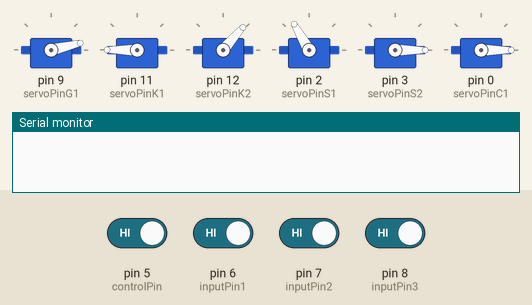
This sketch was run on a simulated Arduino Uno, built with avr-gcc and run on an emulated ATmega328P. On the bench: 6 × servo, the last lines printed to the serial monitor. The test bench sets the inputs (shaded band); at power-on: pin 5 (controlPin), pin 6 (inputPin1), pin 7 (inputPin2), pin 8 (inputPin3) HIGH.

Above: at 1.2 s.
1.3 s: pin 5 (controlPin) driven LOW
At 2.5 s:
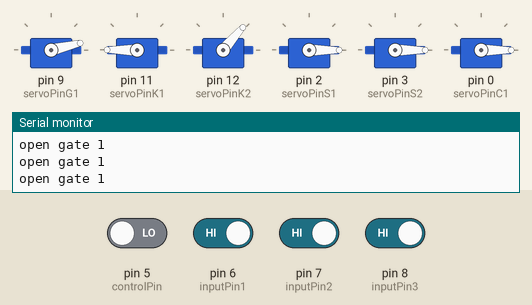
3.2 s: pin 8 (inputPin3) driven LOW
At 5.1 s:
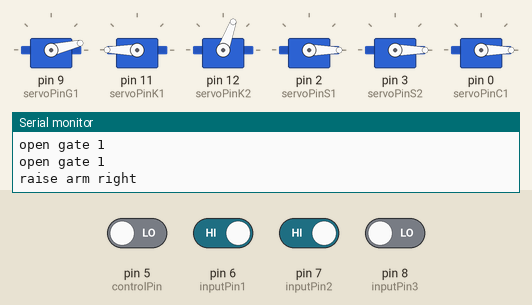
6.2 s: pin 6 (inputPin1) driven LOW
At 9.1 s:
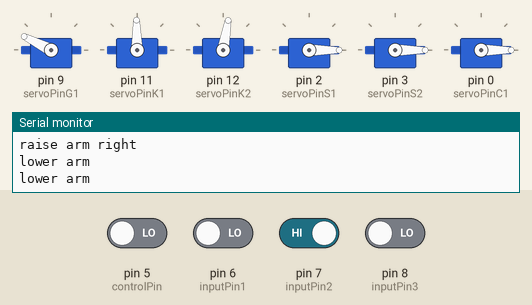
9.2 s: pin 8 (inputPin3) driven HIGH
At 10.8 s:
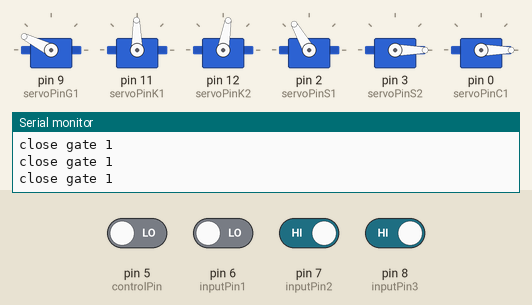
11.1 s: pin 7 (inputPin2) driven LOW
At 12.6 s:
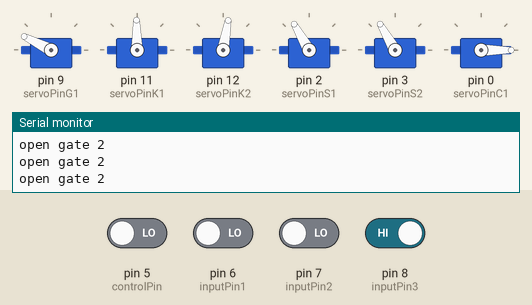
13.1 s: pin 6 (inputPin1) driven HIGH
At 14.2 s:
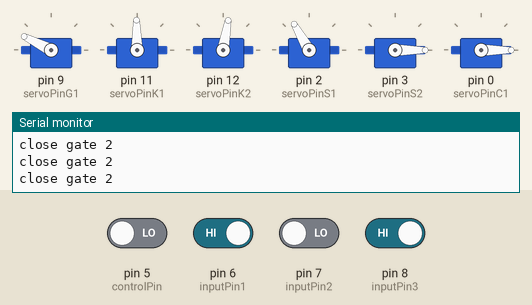
Timing chart, 0 to 16.1 s (numbered marks = the images above; inputs shaded):
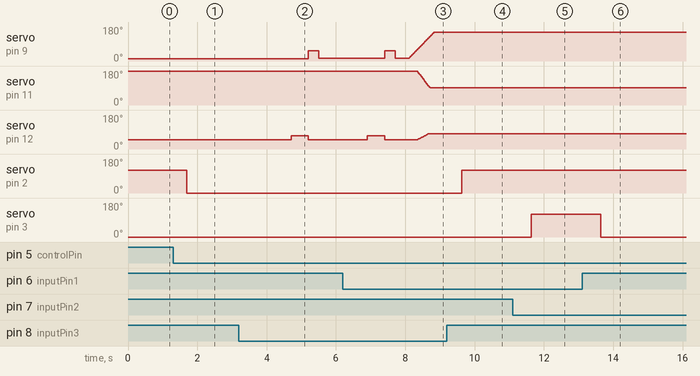

Measured:
- after the input at 1.3 s, servo on pin 2 (servoPinS1): 120° → 0° after 0.40 s
- after the input at 3.2 s, servo on pin 9 (servoPinG1): 13° → 55° after 2.0 s, → 15° 0.30 s later; servo on pin 12 (servoPinK2): 49° → 70° after 1.5 s, → 49° 0.50 s later
- after the input at 6.2 s, servo on pin 11 (servoPinK1): moves from 180° to 91° over 0.36 s, starting after 2.2 s
- after the input at 9.2 s, servo on pin 2 (servoPinS1): 0° → 120° after 0.44 s
- after the input at 11.1 s, servo on pin 3 (servoPinS2): 0° → 120° after 0.54 s
- after the input at 13.1 s, servo on pin 3 (servoPinS2): 120° → 0° after 0.54 s

The sketch:

servo_main.ino
```cpp
#include <Servo.h>

Servo G1;
Servo K1;
Servo K2;
Servo S1;
Servo S2;
Servo C1;

const int controlPin = 5;
const int inputPin1 = 6;
const int inputPin2 = 7;
const int inputPin3 = 8;

const int servoPinG1 = 9; //Lift Arm
const int servoPinK1 = 11; //Rotate Gripper
const int servoPinK2 = 12; //Open/Close Gripper
const int servoPinS1 = 2; //Main Barrier
const int servoPinS2 = 3; //Dead Barrier
const int servoPinC1 = 0; //Camera

float lastServoPosG1 = 13.0;
float lastServoPosK1 = 180.0;
float lastServoPosK2 = 49.0;
float lastServoPosS1 = 120.0;
float lastServoPosS2 = 0.0;   //Barrier closed
float lastServoPosC1 = 0.0;

void setup() {
  Serial.begin(9600);
  pinMode(controlPin, INPUT);
  pinMode(inputPin1, INPUT);
  pinMode(inputPin2, INPUT);
  pinMode(inputPin3, INPUT);

  G1.write(lastServoPosG1);
  K1.write(lastServoPosK1);
  K2.write(lastServoPosK2);
  S1.write(lastServoPosS1);
  S2.write(lastServoPosS2);
  C1.write(lastServoPosC1);

  G1.attach(servoPinG1);
  K1.attach(servoPinK1);
  K2.attach(servoPinK2);
  S1.attach(servoPinS1);
  S2.attach(servoPinS2);
  C1.attach(servoPinC1);
}

void lower_arm(){
  float EndPosG1 = 153;
  float EndPosK1 = 91;
  float EndPosK2 = 80;

  float MoveK1_Start = 60;
  float MoveK1_End = 130;
  float MoveK2_Start = 60;
  float MoveK2_End = 120;


  for(int servoPos = lastServoPosG1; servoPos <= EndPosG1; servoPos++){
    G1.write(servoPos);
    //Serial.println("G1: " + String(servoPos));

    if ((servoPos >= MoveK1_Start) && (servoPos <= MoveK1_End))
      {K1.write(lastServoPosK1 - ((lastServoPosK1 - EndPosK1) * ((servoPos - MoveK1_Start) / (MoveK1_End - MoveK1_Start))));
       //Serial.println("K1: " + String(lastServoPosK1 - ((lastServoPosK1 - EndPosK1) * ((servoPos - MoveK1_Start) / (MoveK1_End - MoveK1_Start)))));
       }

    if ((servoPos >= MoveK2_Start) && (servoPos <= MoveK2_End))
      {K2.write(lastServoPosK2 + ((EndPosK2 - lastServoPosK2) * ((servoPos - MoveK2_Start) / (MoveK2_End - MoveK2_Start))));
      //Serial.println("K2: " + String(lastServoPosK2 + ((EndPosK2 - lastServoPosK2) * ((servoPos - MoveK2_Start) / (MoveK2_End - MoveK2_Start)))));
      }

    delay(5);}

  lastServoPosG1 = EndPosG1;
  lastServoPosK1 = EndPosK1;
  lastServoPosK2 = EndPosK2;
  }


void raise_arm_left(){
  float StopPosG1_1 = 40;
  float StopPosG1_2 = 70;
  float StopPosK1 = 0;
  float StopPosK2 = 60;

  float MoveK1_Start_1 = 140;
  float MoveK1_End_1 = 100;

  float EndPosG1 = 15;
  float EndPosK1 = 180;
  float EndPosK2 = 49;

  float MoveK1_Start_2 = 50;
  float MoveK1_End_2 = 40;


  K2.write(EndPosK2);
  delay(500);

  for(int servoPos = lastServoPosG1; servoPos >= StopPosG1_1; servoPos--){
    G1.write(servoPos);
    //Serial.println("G1: " + String(servoPos));

    if ((servoPos <= MoveK1_Start_1) && (servoPos >= MoveK1_End_1))
    {K1.write(lastServoPosK1 + ((lastServoPosK1 - StopPosK1) * ((servoPos - MoveK1_Start_1) / (MoveK1_Start_1 - MoveK1_End_1))));
    //Serial.println("K1: " + String(lastServoPosK1 + ((lastServoPosK1 - StopPosK1) * ((servoPos - MoveK1_Start_1) / (MoveK1_Start_1 - MoveK1_End_1)))));
    }

    delay(5);}
  lastServoPosK1 = StopPosK1;

  delay(500);
  K2.write(StopPosK2);
  delay(500);
  K2.write(EndPosK2);

  G1.write(StopPosG1_2);
  delay(300);
  lastServoPosG1 = StopPosG1_2;

  for(int servoPos = lastServoPosG1; servoPos >= EndPosG1; servoPos--){
    G1.write(servoPos);
    //Serial.println("G1: " + String(servoPos));

    if ((servoPos <= MoveK1_Start_2) && (servoPos >= MoveK1_End_2))
    {K1.write(lastServoPosK1 + ((lastServoPosK1 - EndPosK1) * ((servoPos - MoveK1_Start_2) / (MoveK1_Start_2 - MoveK1_End_2))));
    //Serial.println("K1: " + String(lastServoPosK1 + ((lastServoPosK1 - EndPosK1) * ((servoPos - MoveK1_Start_2) / (MoveK1_Start_2 - MoveK1_End_2)))));
    }

    delay(2);}

  lastServoPosG1 = EndPosG1;
  lastServoPosK1 = EndPosK1;
  lastServoPosK2 = EndPosK2;
  }


void raise_arm_right(){
  float StopPosG1_1 = 40;
  float StopPosG1_2 = 55;
  float StopPosK1 = 180;
  float StopPosK2 = 70;

  float MoveK1_Start_1 = 140;
  float MoveK1_End_1 = 100;

  float EndPosG1 = 15;
  float EndPosK1 = 180;
  float EndPosK2 = 49;

  K2.write(EndPosK2);
  delay(500);

  for(int servoPos = lastServoPosG1; servoPos >= StopPosG1_1; servoPos--){
    G1.write(servoPos);
    //Serial.println("G1: " + String(servoPos));

    if ((servoPos <= MoveK1_Start_1) && (servoPos >= MoveK1_End_1))
    {K1.write(lastServoPosK1 + ((lastServoPosK1 - StopPosK1) * ((servoPos - MoveK1_Start_1) / (MoveK1_Start_1 - MoveK1_End_1))));
    //Serial.println("K1: " + String(lastServoPosK1 + ((lastServoPosK1 - StopPosK1) * ((servoPos - MoveK1_Start_1) / (MoveK1_Start_1 - MoveK1_End_1)))));
    }

    delay(5);}

  delay(500);
  K2.write(StopPosK2);
  delay(500);
  K2.write(EndPosK2);

  G1.write(StopPosG1_2);
  K1.write(EndPosK1);
  delay(300);
  G1.write(EndPosG1);

  lastServoPosG1 = EndPosG1;
  lastServoPosK1 = EndPosK1;
  lastServoPosK2 = EndPosK2;
  }

void openGate(int gateNum){
  float EndPosS1 = 0;
  float EndPosS2 = 120;

  if(gateNum == 1)
    {S1.write(EndPosS1);
    lastServoPosS1 = EndPosS1;}
  else if(gateNum == 2)
    {S2.write(EndPosS2);
    lastServoPosS2 = EndPosS2;}}

void closeGate(int gateNum){
  float EndPosS1 = 120;
  float EndPosS2 = 0;

  if(gateNum == 1)
    {S1.write(EndPosS1);
    lastServoPosS1 = EndPosS1;}
  else if(gateNum == 2){S2.write(EndPosS2);
    lastServoPosS2 = EndPosS2;}}


void loop() {
  bool isControlPin = digitalRead(controlPin);
  bool isPin1 = digitalRead(inputPin1);
  bool isPin2 = digitalRead(inputPin2);
  bool isPin3 = digitalRead(inputPin3);

  if(isControlPin == false){
    delay(100);
    if(isPin1 == false and isPin2 == true and isPin3 == false){
      Serial.println("lower arm");
      delay(300);
      lower_arm();}
    else if(isPin1 == true and isPin2 == false and isPin3 == false){
      Serial.println("raise arm left");
      delay(300);
      raise_arm_left();}
    else if(isPin1 == true and isPin2 == true and isPin3 == false){
      Serial.println("raise arm right");
      delay(300);
      raise_arm_right();}
    else if(isPin1 == true and isPin2 == true and isPin3 == true){
      Serial.println("open gate 1");
      delay(300);
      openGate(1);}
    else if(isPin1 == false and isPin2 == true and isPin3 == true){
      Serial.println("close gate 1");
      delay(300);
      closeGate(1);}
    else if(isPin1 == false and isPin2 == false and isPin3 == true){
      Serial.println("open gate 2");
      delay(300);
      openGate(2);}
    else if(isPin1 == true and isPin2 == false and isPin3 == true){
      Serial.println("close gate 2");
      delay(300);
      closeGate(2);}
    }

  G1.write(lastServoPosG1);
  K1.write(lastServoPosK1);
  K2.write(lastServoPosK2);
  S1.write(lastServoPosS1);
  S2.write(lastServoPosS2);
  }
```
